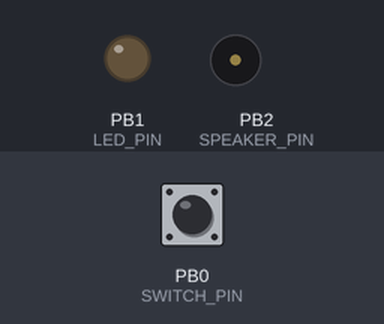
Recording of a sketch running on a simulated ATtiny85, built with avr-gcc and run on an emulated ATtiny85. On the bench: output pins drawn as LEDs (lit = HIGH), buzzer (waves = sounding). The inputs (shaded band) are chosen by the test bench; at power-on: PB0 (SWITCH_PIN) HIGH. Sleep ends after the set time or at an interrupt.

Above: at 1.2 s.
1.3 s: PB0 (SWITCH_PIN) pulled LOW for 0.15 s
At 1.69 s:
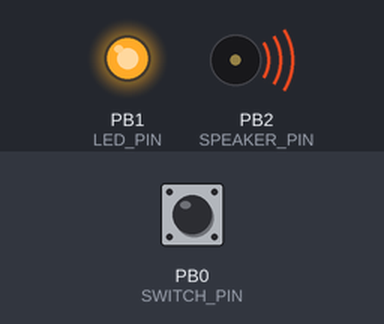
Timing chart, 0 to 10.4 s (numbered marks = the images above; inputs shaded):
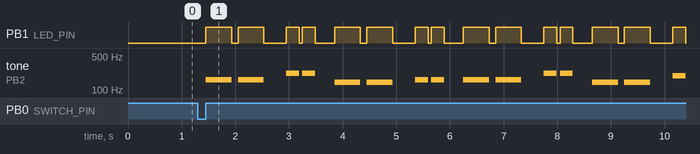

The sketch:

xmas.ino
```cpp
/**
  Xmas decoration - with help from:

  http://www.instructables.com/id/Fully-functional-Duplo-traffic-light/step2/Programming-the-microcontroller/
  http://hlt.media.mit.edu/?p=1706
  http://www.arduino.cc/en/Tutorial/PlayMelody
  http://code.google.com/p/arduino-tiny/

**/

#include <avr/power.h>
#include <avr/sleep.h>
#include <avr/wdt.h>
#include <avr/pgmspace.h>

#include "notes.h"

//#define DEBUG


#ifdef __AVR_ATtiny85__
#define SWITCH_PIN 0
#define LED_PIN 1
#define SPEAKER_PIN 2
#else
#define SWITCH_PIN 2 // (interrupt 0)
#define LED_PIN 3
#define SPEAKER_PIN 4
#endif

#define BPM 100l
#define NOTES_LEN 46

// transcribed via http://www.songsterr.com/a/wsa/theme-songs-futurama-theme-intro-arranged-for-guitar-tab-s23258t0

prog_uint16_t notes[2*NOTES_LEN] PROGMEM = {
  /* bar 1 */
  NOTE_E3, BEAT,
  NOTE_E3, BEAT,
  NOTE_REST, HALF_BEAT,
  NOTE_A3, HALF_BEAT,
  NOTE_A3, HALF_BEAT,
  NOTE_REST, HALF_BEAT,
  /* bar 2 */
  NOTE_D3, BEAT,
  NOTE_D3, BEAT,
  NOTE_REST, HALF_BEAT,
  NOTE_E3, HALF_BEAT,
  NOTE_E3, HALF_BEAT,
  NOTE_REST, HALF_BEAT,
  /* bar 3 */
  NOTE_E3, BEAT,
  NOTE_E3, BEAT,
  NOTE_REST, HALF_BEAT,
  NOTE_A3, HALF_BEAT,
  NOTE_A3, HALF_BEAT,
  NOTE_REST, HALF_BEAT,
  /* bar 4 */
  NOTE_D3, BEAT,
  NOTE_D3, BEAT,
  NOTE_REST, HALF_BEAT,
  NOTE_G3, HALF_BEAT,
  NOTE_G3, HALF_BEAT,
  NOTE_Gb3, HALF_BEAT,
  /* bar 5 */
  NOTE_E3, BEAT,
  NOTE_REST, HALF_BEAT,
  NOTE_E3, HALF_BEAT,
  NOTE_A3, BEAT,
  NOTE_Ab3, BEAT,
  /* bar 6 */
  NOTE_D3, BEAT,
  NOTE_REST, HALF_BEAT,
  NOTE_D3, HALF_BEAT,
  NOTE_Gb3, BEAT,
  NOTE_E3, BEAT,
  /* bar 7 */
  NOTE_E3, BEAT,
  NOTE_REST, HALF_BEAT,
  NOTE_E3, HALF_BEAT,
  NOTE_A3, BEAT,
  NOTE_Ab3, BEAT,
  /* bar 8 */
  NOTE_B3, BEAT,
  NOTE_REST, HALF_BEAT,
  NOTE_B3, HALF_BEAT,
  NOTE_G3, HALF_BEAT,
  NOTE_G3, HALF_BEAT,
  NOTE_Gb3, HALF_BEAT,
  NOTE_Gb3, HALF_BEAT
};


void playSong() {
  long beatDurationMillis = (60l*1000l)/(BPM*BEAT);
  for ( int i = 0; i < NOTES_LEN; i++ ) {
    int note = i << 1;
    long freq = pgm_read_word_near(notes + note);
    long duration = pgm_read_word_near(notes + note + 1);
#ifdef DEBUG
    Serial.print("freq: ");
    Serial.println(freq);
    Serial.print(", duration: ");
    Serial.println(duration);
#endif
    if ( freq == NOTE_REST ) {
      noTone(SPEAKER_PIN);
      delay(duration*beatDurationMillis);
    }
    else {
      tone(SPEAKER_PIN, freq);
      digitalWrite(LED_PIN, HIGH);
      delay(4*duration*beatDurationMillis/5);
      noTone(SPEAKER_PIN);
      digitalWrite(LED_PIN, LOW);
      delay(duration*beatDurationMillis/5);
    }
  }
  noTone(SPEAKER_PIN);
}

void setup() {
  pinMode(SWITCH_PIN, INPUT);
  digitalWrite(SWITCH_PIN, HIGH);

  pinMode(LED_PIN, OUTPUT);
  pinMode(SPEAKER_PIN, OUTPUT);

  ADCSRA &= ~(1<<ADEN); //turn off ADC
  ACSR |= _BV(ACD);     //disable the analog comparator

#ifndef DEBUG
  Serial.begin(9600);
#endif
}

void gotoSleep() {
#ifdef __AVR_ATtiny85__
  GIMSK |= 1<<PCIE;  //Enable Pin Change Interrupt
  PCMSK |= 1<<PCINT0; //Watch for Pin Change on Pin5 (PB0)
#else
  attachInterrupt(0, interrup, FALLING);
#endif

  set_sleep_mode(SLEEP_MODE_PWR_DOWN);
  sleep_enable();
  sleep_mode();

  // waking up from sleep mode.
  sleep_disable();

#ifdef __AVR_ATtiny85__
  GIMSK &= ~(1<<PCIE); //Disable the interrupt so it doesn't keep flagging
  PCMSK &= ~(1<<PCINT0);
#else
  detachInterrupt(0);
#endif
}

void loop() {
  gotoSleep();

  // Wait for the button to be released
  while (digitalRead(SWITCH_PIN) == LOW) {  }

  playSong();
  delay(200);
  digitalWrite(LED_PIN, LOW);
}

void interrup() {}

// Interrupt for PIN0 falling edge
ISR(PCINT0_vect) {

}
```

notes.h
```cpp
#ifndef __NOTES_H__
#define __NOTES_H__

#define BEAT 2
#define HALF_BEAT 1

#define NOTE_REST 0

#define NOTE_C0  16
#define NOTE_Db0 17
#define NOTE_D0  18
#define NOTE_Eb0 19
#define NOTE_E0  20
#define NOTE_F0  21
#define NOTE_Gb0 23
#define NOTE_G0  24
#define NOTE_Ab0 25
#define NOTE_A0  27
#define NOTE_Bb0 29
#define NOTE_B0  30
#define NOTE_C1  32
#define NOTE_Db1 34
#define NOTE_D1  36
#define NOTE_Eb1 38
#define NOTE_E1  41
#define NOTE_F1  43
#define NOTE_Gb1 46
#define NOTE_G1  49
#define NOTE_Ab1 51
#define NOTE_A1  55
#define NOTE_Bb1 58
#define NOTE_B1  61
#define NOTE_C2  65
#define NOTE_Db2 69
#define NOTE_D2  73
#define NOTE_Eb2 77
#define NOTE_E2  82
#define NOTE_F2  87
#define NOTE_Gb2 92
#define NOTE_G2  98
#define NOTE_Ab2 103
#define NOTE_A2  110
#define NOTE_Bb2 116
#define NOTE_B2  123
#define NOTE_C3  130
#define NOTE_Db3 138
#define NOTE_D3  146
#define NOTE_Eb3 155
#define NOTE_E3  164
#define NOTE_F3  174
#define NOTE_Gb3 185
#define NOTE_G3  196
#define NOTE_Ab3 207
#define NOTE_A3  220
#define NOTE_Bb3 233
#define NOTE_B3  246
#define NOTE_C4  261
#define NOTE_Db4 277
#define NOTE_D4  293
#define NOTE_Eb4 311
#define NOTE_E4  329
#define NOTE_F4  349
#define NOTE_Gb4 369
#define NOTE_G4  392
#define NOTE_Ab4 415
#define NOTE_A4  440
#define NOTE_Bb4 466
#define NOTE_B4  493
#define NOTE_C5  523
#define NOTE_Db5 554
#define NOTE_D5  587
#define NOTE_Eb5 622
#define NOTE_E5  659
#define NOTE_F5  698
#define NOTE_Gb5 739
#define NOTE_G5  783
#define NOTE_Ab5 830
#define NOTE_A5  880
#define NOTE_Bb5 932
#define NOTE_B5  987
#define NOTE_C6  1046
#define NOTE_Db6 1108
#define NOTE_D6  1174
#define NOTE_Eb6 1244
#define NOTE_E6  1318
#define NOTE_F6  1396
#define NOTE_Gb6 1479
#define NOTE_G6  1567
#define NOTE_Ab6 1661
#define NOTE_A6  1760
#define NOTE_Bb6 1864
#define NOTE_B6  1975
#define NOTE_C7  2093
#define NOTE_Db7 2217
#define NOTE_D7  2349
#define NOTE_Eb7 2489
#define NOTE_E7  2637
#define NOTE_F7  2793
#define NOTE_Gb7 2959
#define NOTE_G7  3135
#define NOTE_Ab7 3322
#define NOTE_A7  3520
#define NOTE_Bb7 3729
#define NOTE_B7  3951
#define NOTE_C8  4186
#define NOTE_Db8 4434
#define NOTE_D8  4698
#define NOTE_Eb8 4978

#endif
```
